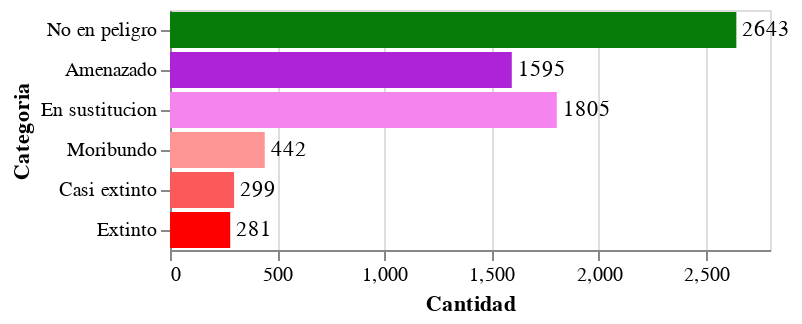

Source (notebook cell):
### Code cell
#no en peligro 	2643 	34,13%
#amenazado 	1595 	20,59%
#movedizo 	1805 	23,31%
#moribundo 	422 	5,45%
#casi extinto 	299 	3,86%
#extinguido 	981 	12,67%

## Datos tomados de aquí: https://glottolog.org/langdoc/status
source = pd.DataFrame({
    'Categoria': ['No en peligro', 'Amenazado', 'En sustitucion', 'Moribundo','Casi extinto', 'Extinto'],
    'Cantidad': [2643, 1595, 1805, 442, 299, 281]
})

print("Total de lenguages categorizados:",sum(source['Cantidad']))

base = alt.Chart(source)

bars = base.mark_bar().encode(
    y=alt.Y('Categoria',sort=None),
    x='Cantidad',
    color=alt.Color('Categoria', sort=None,scale=alt.Scale(range=['#077c09','#ae23d7','#f684ee','#fe9595','#fc5a5a','#ff0000']), legend=None)
)

text = base.mark_text(
    align='left',
    baseline='middle',
    dx=3
).encode(
    x='Cantidad',
    y=alt.Y('Categoria', sort=None),
    text='Cantidad'
)

bars+text

### Figure 1 — Vega-Lite specification as saved in the notebook (floating-point values rounded to 4 significant figures)
{"config": {"view": {"continuousWidth": 300, "continuousHeight": 300}}, "layer": [{"mark": {"type": "bar"}, "encoding": {"color": {"field": "Categoria", "legend": null, "scale": {"range": ["#077c09", "#ae23d7", "#f684ee", "#fe9595", "#fc5a5a", "#ff0000"]}, "sort": null, "type": "nominal"}, "x": {"field": "Cantidad", "type": "quantitative"}, "y": {"field": "Categoria", "sort": null, "type": "nominal"}}}, {"mark": {"type": "text", "align": "left", "baseline": "middle", "dx": 3}, "encoding": {"text": {"field": "Cantidad", "type": "quantitative"}, "x": {"field": "Cantidad", "type": "quantitative"}, "y": {"field": "Categoria", "sort": null, "type": "nominal"}}}], "data": {"name": "data-2aef7c26e625b001b9c2d50d0b68d1ec"}, "$schema": "https://vega.github.io/schema/vega-lite/v5.20.1.json", "datasets": {"data-2aef7c26e625b001b9c2d50d0b68d1ec": [{"Categoria": "No en peligro", "Cantidad": 2643}, {"Categoria": "Amenazado", "Cantidad": 1595}, {"Categoria": "En sustitucion", "Cantidad": 1805}, {"Categoria": "Moribundo", "Cantidad": 442}, {"Categoria": "Casi extinto", "Cantidad": 299}, {"Categoria": "Extinto", "Cantidad": 281}]}}
